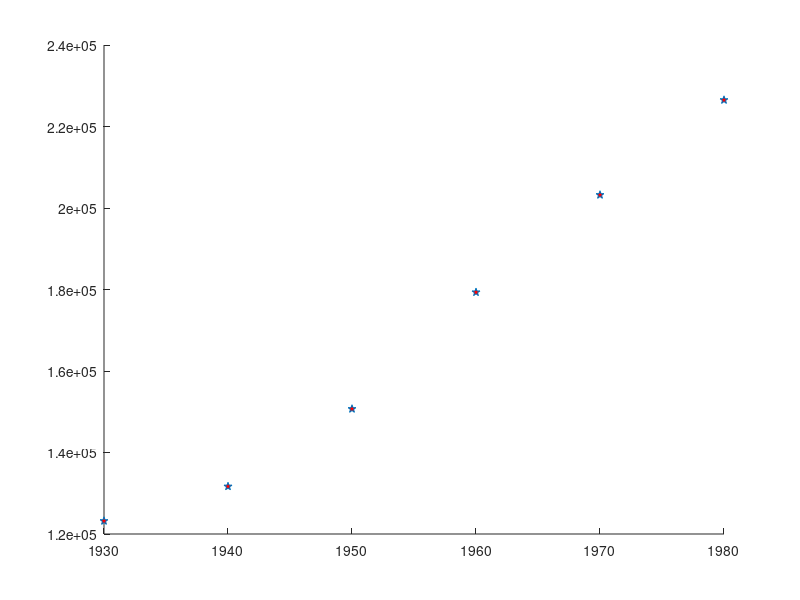

Recreate this plot in MATLAB. (Note: this script raises an error after producing the figure.)
nodes = [1930:10:1980];
values = [123203,131669,150697,179323,203212,226505];
clf;
hold on;
plot(nodes, values, 'p','markerfacecolor', 'red');
x = linspace(1930,1980,1000);
plot(x, l3_p1(nodes,values,x));
hold off;